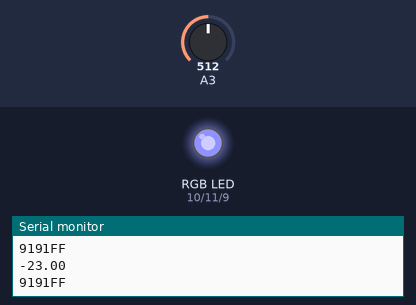
This sketch was run on a simulated Arduino Uno, built with avr-gcc and run on an emulated ATmega328P. On the bench: an RGB LED mixed from three pins (HIGH = lit), the last lines printed to the serial monitor. Inputs (shaded band) come from the test bench; at power-on: A3 = 512.

Above: at 1.2 s.
1.3 s: A3 set to 900
At 2.5 s:
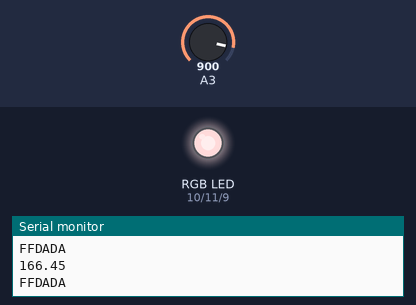
2.8 s: A3 set to 1023
At 3.6 s:
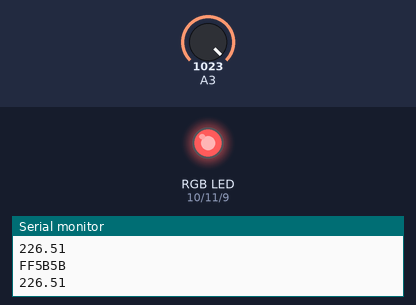
4.3 s: A3 set to 122
At 5.3 s:
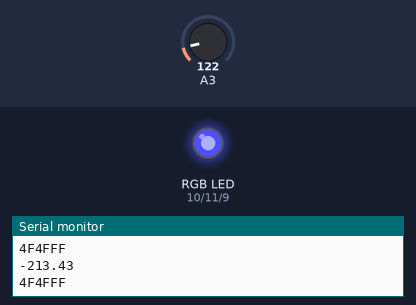
5.8 s: A3 set to 306
At 6.5 s:
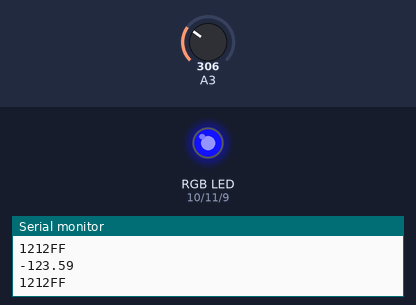
7.3 s: A3 set to 511
At 8.3 s:
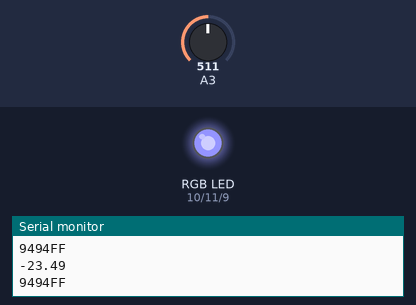
8.8 s: A3 set to 716
At 9.9 s:
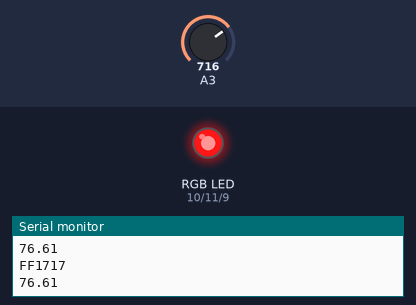
Timing chart, 0 to 11.3 s (numbered marks = the images above; inputs shaded):
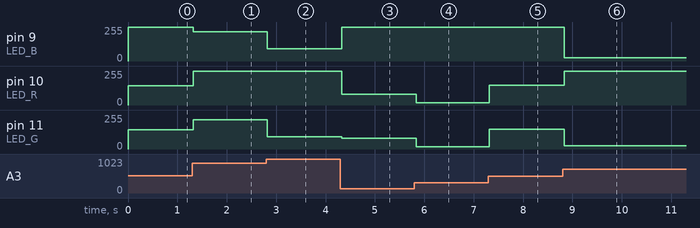

The sketch:

temp_color.ino
```cpp
#define LED_R 10
#define LED_G 11
#define LED_B 9

#define TEMP 3

void setup()
{
  pinMode(LED_R, OUTPUT);
  pinMode(LED_G, OUTPUT);
  pinMode(LED_B, OUTPUT);

  Serial.begin(9600);
  color(0,0,0);
}

float t;

void loop()
{
  t = analogRead(3) * 0.488281 - 273;
  Serial.println(t);
  temp(t, -40, 40);
}

void color(byte r, byte g, byte b)
{
  Serial.print(r, HEX);
  Serial.print(g, HEX);
  Serial.println(b, HEX);

  analogWrite(LED_R, r);
  analogWrite(LED_G, g);
  analogWrite(LED_B, b);
}


// zobrazí barvu na pøechodu #00F -> #FFF -> #F00
//                           MINV ->   0  -> MAXV
void temp(float v, int minv, int maxv)
{
  byte t;

  if (v > 0)
  {
    t = 0xFF - (byte)(0xFF * v/maxv);
    color(255, t, t);
  }
  else
  {
    t = 0xFF + (byte)(0xFF * v/minv);
    color(t, t, 255);
  }
}
```

Measured:
- after the input at 1.3 s, pin 9 (LED_B): 255/255 → 218/255 at once; pin 10 (LED_R): 145/255 → 255/255 at once; pin 11 (LED_G): 145/255 → 218/255 at once
- after the input at 2.8 s, pin 9 (LED_B), pin 11 (LED_G): 218/255 → 91/255 at once
- after the input at 4.3 s, pin 9 (LED_B): 91/255 → 255/255 at once; pin 10 (LED_R): 255/255 → 79/255 at once; pin 11 (LED_G): 91/255 → 79/255 at once
- after the input at 5.8 s, pin 10 (LED_R), pin 11 (LED_G): 79/255 → 18/255 at once
- after the input at 7.3 s, pin 10 (LED_R), pin 11 (LED_G): 18/255 → 148/255 at once
- after the input at 8.8 s, pin 9 (LED_B): 255/255 → 23/255 at once; pin 10 (LED_R): 148/255 → 255/255 at once; pin 11 (LED_G): 148/255 → 23/255 at once
